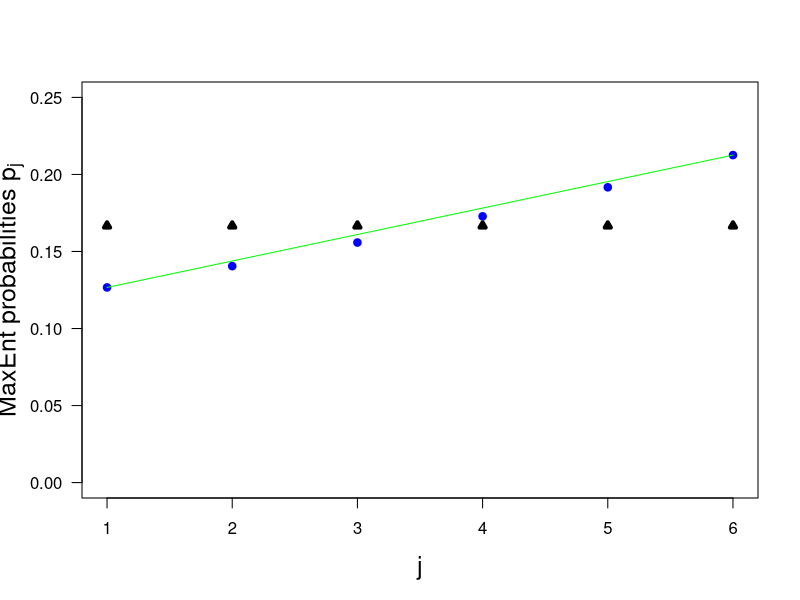

This chart was generated by the following R code:
print('file: LagrangeLDieBrute.R')
# Lagrange multiplier for loaded die: 
# (1) Lagrange multipliers for unbiased die:
mu = 3.8    # mean value
L1un = 1 - log(6); L2un = 0
print(c('L1un = ',round(L1un,4)))
print(c('L2un = ',L2un))
print('--------------------------------------------------')
print('(2) Choose coarse grid around (L1un,L2un):')
Lambda1a = seq(-1.2,-0.7,0.0001); L1 = length(Lambda1a) # around -0.7918
Lambda2a = seq(-0.1,0.2,0.0001);  L2 = length(Lambda2a) # around 0
print('--------------------------------------------------')
print('(3) Calculate sum of squares & find minimum:')
ja = seq(1,6)
M = matrix(data=NA,nrow=L1,ncol=L2)
for(i in 1:L1){ Lambda1 = Lambda1a[i];
for(j in 1:L2){ Lambda2 = Lambda2a[j];
M[i,j] = (-1+sum(exp(-1+Lambda1+ja*Lambda2)))^2+
  (-mu+sum(ja*exp(-1+Lambda1+ja*Lambda2)))^2}}
out1 = which(M == min(M), arr.ind = TRUE) # indices of minimum of M
n = out1[1]; m = out1[2]
Mmin1 = min(M); Mmin2 = M[n,m] 
print(c('1. index = n = ',n))
print(c('2. index = m = ',m))
print(c('Mmin1 = ',Mmin1))
print(c('Mmin2 = ',Mmin2))
print('--------------------------------------------------')
print('(4) Lagrange parameters (at minimum): 1. approximation')
L1First = Lambda1a[n]
L2First = Lambda2a[m]
print(c('L1First = ',Lambda1a[n]))
print(c('L2First =  ',Lambda2a[m]))
print('--------------------------------------------------')
print('(5) Remove coarse grid:')
rm(Lambda1a); rm(Lambda2a); rm(M);
print('--------------------------------------------------')
print('(6) Choose fine grid around (L1First,L2First):')
dL = 0.001
Lambda1a = seq(L1First-dL,L1First+dL,0.00001); L1 = length(Lambda1a)
Lambda2a = seq(L2First-dL,L2First+dL,0.00001); L2 = length(Lambda2a)
print('--------------------------------------------------')
print('(7) Calculate sum of squares & find minimum:')
M = matrix(data=NA,nrow=L1,ncol=L2)
for(i in 1:L1){ Lambda1 = Lambda1a[i];
for(j in 1:L2){ Lambda2 = Lambda2a[j];
M[i,j] = (-1+sum(exp(-1+Lambda1+ja*Lambda2)))^2+
  (-mu+sum(ja*exp(-1+Lambda1+ja*Lambda2)))^2}}
out1 = which(M == min(M), arr.ind = TRUE)
n = out1[1]; m = out1[2]
Mmin1 = min(M); Mmin2 = M[n,m] 
print(c('1. index = n = ',n))
print(c('2. index = m = ',m))
print(c('Mmin1 = ',Mmin1))
print(c('Mmin2 = ',Mmin2))
print('--------------------------------------------------')
print('(8) Lagrange parameters (at minimum): 2. approximation')
Lambda1 = Lambda1a[n]
Lambda2 = Lambda2a[m]
print(c('Lambda1 = ',Lambda1a[n]))
print(c('Lambda2 =  ',Lambda2a[m]))
pj = exp(-1+Lambda1+ja*Lambda2)
# png('MaxEntLoadedDie170718.png',width=16,height=12,units='cm',res=300)
plot(ja,pj,type='p',lwd=4,col='blue',ylim=c(0,0.25),xlab='j',ylab='',las=1,cex=0.6,cex.lab=1.5)
title(ylab=expression(paste('MaxEnt probabilities ',p[j])),line=2.7,cex.lab=1.5)
pju = rep(1/6,6)
points(ja,pju,col='black',lwd=4,cex=0.6,pch=24)
xp = c(1,6); yp = c(pj[1],pj[6]); lines(xp,yp,col='green') # Straight line? No!
# dev.off()
print(c('pj = ',round(pj,4)))
print('test of constraints:')
print(c('Constraint 1: sum(pj)    = ',round(sum(pj),4)))
print(c('Constraint 2: sum(ja*pj) = ',round(sum(ja*pj),4)))
# [1] '7 = Lagrange multiplier for loaded die (12/2017; 7/2017)'
# [1] '(1) Lagrange multipliers for unbiased die:'
# [1] 'L1un = ' '-0.7918'
# [1] 'L2un = ' '0'      
# [1] '--------------------------------------------------'
# [1] '(2) Choose coarse grid around (L1un,L2un):'
# [1] '--------------------------------------------------'
# [1] '(3) Calculate sum of squares & find minimum:'
# [1] '1. index = n = ' '301'            
# [1] '2. index = m = ' '2037'           
# [1] 'Mmin1 = '             '2.72457100351743e-09'
# [1] 'Mmin2 = '             '2.72457100351743e-09'
# [1] '--------------------------------------------------'
# [1] '(4) Lagrange parameters (at minimum): 1. approximation'
# [1] 'L1First = ' '-1.17'     
# [1] 'L2First =  ' '0.1036'     
# [1] '--------------------------------------------------'
# [1] '(5) Remove coarse grid:'
# [1] '--------------------------------------------------'
# [1] '(6) Choose fine grid around (L1First,L2First):'
# [1] '--------------------------------------------------'
# [1] '(7) Calculate sum of squares & find minimum:'
# [1] '1. index = n = ' '132'            
# [1] '2. index = m = ' '94'             
# [1] 'Mmin1 = '             '1.83982951524073e-11'
# [1] 'Mmin2 = '             '1.83982951524073e-11'
# [1] '--------------------------------------------------'
# [1] '(8) Lagrange parameters (at minimum): 2. approximation'
# [1] 'Lambda1 = ' '-1.16969'  
# [1] 'Lambda2 =  ' '0.10353'    
# [1] 'pj = '  '0.1267' '0.1405' '0.1558' '0.1728' '0.1917' '0.2126'
# [1] 'test of constraints:'
# [1] 'Constraint 1: sum(pj)    = ' '1'                          
# [1] 'Constraint 2: sum(ja*pj) = ' '3.8' 
